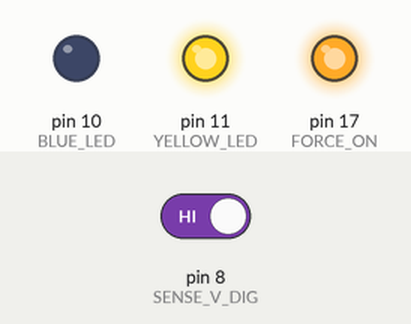
Simulated run of this sketch. Board: Arduino Uno, built with avr-gcc and run on an emulated ATmega328P. Shown: output pins drawn as LEDs (lit = HIGH). The inputs (shaded band) are chosen by the test bench; at power-on: pin 8 (SENSE_V_DIG) HIGH.

Above: at 1.2 s.
1.3 s: pin 8 (SENSE_V_DIG) driven LOW
At 2.2 s:
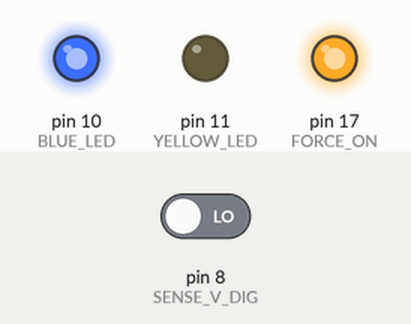
2.8 s: pin 8 (SENSE_V_DIG) driven HIGH
At 3.3 s:
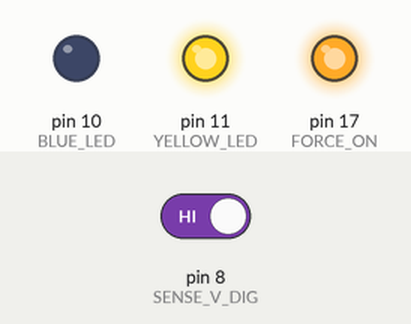
Timing chart, 0 to 5.8 s (numbered marks = the images above; inputs shaded):
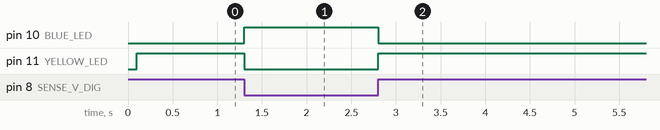

The sketch:

board_v3.x.ino
```cpp
/*

Board >= v3.0

- Yellow LED show status of power voltage, over or under threshold
- Blue LED turns on during countdown delay until board is shut off

*/


#define SECONDS_TO_STAY_ON   5


// -----------------------------------------------------------------------------------

#define FORCE_ON    17
#define SENSE_V_DIG 8
#define SENSE_V_ANA 9

#define BLUE_LED    10
#define YELLOW_LED  11


void setup() {
  pinMode(BLUE_LED, OUTPUT);
  pinMode(YELLOW_LED, OUTPUT);
  pinMode(SENSE_V_DIG, INPUT_PULLUP);
  pinMode(FORCE_ON, OUTPUT);

  digitalWrite(FORCE_ON, HIGH); // When kept high the board will keep running even if the power
                                // voltage drops below the threshold (indicating that the car engine
                                // is stopped and it has stopped charging the car battery)
}


// -----------------------------------------------------------------------------------

void loop() {
  shutdowncounter();
  delay(100);
  digitalWrite(YELLOW_LED, digitalRead(SENSE_V_DIG));
}


void shutdowncounter(void) {
  static unsigned long timestamp;
  static bool countdown = false;
  unsigned long now = millis();

  if( !digitalRead(SENSE_V_DIG) ) {
    if ( countdown == false ) {
      countdown = true;
      timestamp = now;
      digitalWrite(BLUE_LED, HIGH);
     }
  }
  else {
    countdown = false;
    digitalWrite(BLUE_LED, LOW);
  }
  if ( countdown  &&  now - timestamp >= SECONDS_TO_STAY_ON * 1000 ) {
    digitalWrite(FORCE_ON, LOW);
  }
}
```

Measured:
- after the input at 1.3 s, pin 10 (BLUE_LED): LOW → HIGH at once; pin 11 (YELLOW_LED): HIGH → LOW at once
- after the input at 2.8 s, pin 10 (BLUE_LED): HIGH → LOW at once; pin 11 (YELLOW_LED): LOW → HIGH at once; pin 17 (FORCE_ON): stays HIGH (without the input it goes to LOW after 3.5 s)
